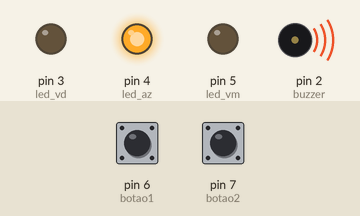
Simulated run of this sketch. Board: Arduino Uno, built with avr-gcc and run on an emulated ATmega328P. Parts: output pins drawn as LEDs (lit = HIGH), buzzer (waves = sounding, pin HIGH). Dashed ring = blinking. The test bench sets the inputs (shaded band); at power-on: pin 7 (botao2) LOW, pin 6 (botao1) LOW.

Above: at 1.2 s.
1.3 s: pin 7 (botao2) pulled HIGH for 3.2 s
At 2.1 s:
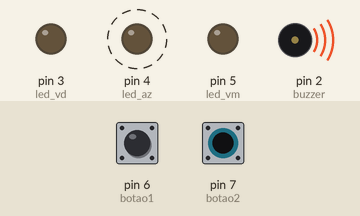
6.8 s: pin 6 (botao1) pulled HIGH for 0.15 s
At 7.2 s:
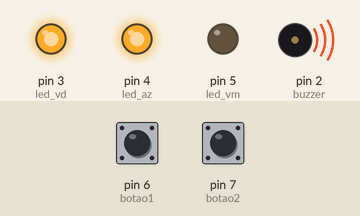
8.8 s: pin 6 (botao1) pulled HIGH for 3.2 s
At 13.5 s:
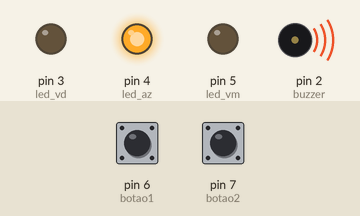
13.8 s: pin 6 (botao1) driven HIGH and pin 7 (botao2) driven HIGH
At 14.9 s:
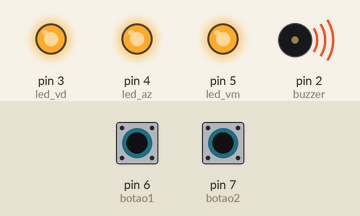
15.3 s: pin 6 (botao1) driven LOW
At 16.7 s:
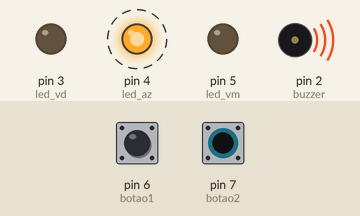
18.3 s: pin 6 (botao1) driven HIGH
At 19.5 s:
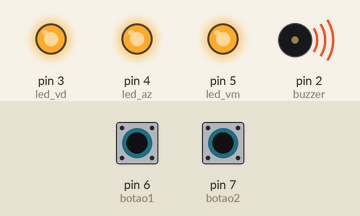
Timing chart, 0 to 20.8 s (numbered marks = the images above; inputs shaded):
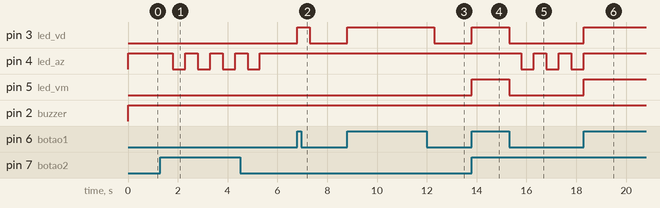

The sketch:

Acionamento_de_Buzzer_com_dois_bot_es.ino
```cpp
// C++ code
//
#define buzzer 2
#define led_vd 3
#define led_az 4
#define led_vm 5
#define botao1 6
#define botao2 7
int leitor1 = 0;
int leitor2 = 0;
int digito = 0;
int confirmar = 0;

void setup()
{
  pinMode(botao1, INPUT);
  pinMode(botao2, INPUT);

  pinMode(buzzer, OUTPUT);
  pinMode(led_vd, OUTPUT);
  pinMode(led_az, OUTPUT);
  pinMode(led_vm, OUTPUT);
}

void loop()
{
  leitor1 = digitalRead(botao1);
  leitor2 = digitalRead(botao2);

  digitalWrite(led_vd, 0);
  digitalWrite(led_vm, 0);
  digitalWrite(led_az, 1);
  digitalWrite(buzzer, 1);

  if(leitor1 == 1 && leitor2 == 1)
  {
    digitalWrite(led_vd, 1);
    digitalWrite(led_vm, 1);
    digitalWrite(led_az, 1);
    digito--;
    delay(500);
  }

  if(leitor1 == 1 && leitor2 == 0)
  {
  	digitalWrite(led_vd, 1);
    digitalWrite(led_vm, 0);
    digitalWrite(led_az, 1);
    digito++;
    delay(500);
  }

  if(leitor1 == 0 && leitor2 == 1)
  {
    digitalWrite(led_vd, 0);
    digitalWrite(led_vm, 0);
    digitalWrite(led_az, 1);
    delay(500);
    digitalWrite(led_vd, 0);
    digitalWrite(led_vm, 0);
    digitalWrite(led_az, 0);
    delay(500);
    confirmar = digito;
  }

  while(confirmar == 2)
  {
  	digitalWrite(led_vd, 1);
    delay(500);
    digitalWrite(led_vd, 0);
    digitalWrite(buzzer, 0);
    delay(500);
  }
}
```

Measured:
- after the input at 1.3 s, pin 4 (led_az): alternates HIGH for 0.50 s and LOW for 0.50 s, 8 changes in all, then stays HIGH, starting after 0.50 s
- after the input at 6.8 s, pin 3 (led_vd): LOW → HIGH at once, → LOW 0.50 s later
- after the input at 8.8 s, pin 3 (led_vd): LOW → HIGH at once, → LOW 3.5 s later
- after the input at 13.8 s, pin 3 (led_vd), pin 5 (led_vm): LOW → HIGH at once
- after the input at 15.3 s, pin 3 (led_vd), pin 5 (led_vm): HIGH → LOW at once; pin 4 (led_az): alternates HIGH for 0.50 s and LOW for 0.50 s, starting after 0.50 s
- after the input at 18.3 s, pin 3 (led_vd), pin 5 (led_vm): LOW → HIGH at once; pin 4 (led_az): goes on until 18.3 s, then stays HIGH
